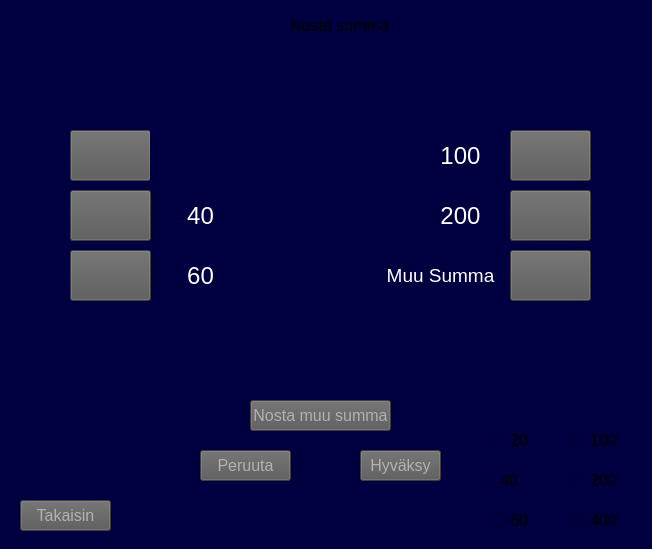
<?xml version="1.0" encoding="UTF-8"?>
<ui version="4.0">
 <class>nosto</class>
 <widget class="QWidget" name="nosto">
  <property name="geometry">
   <rect>
    <x>0</x>
    <y>0</y>
    <width>652</width>
    <height>549</height>
   </rect>
  </property>
  <property name="windowTitle">
   <string>Form</string>
  </property>
  <property name="styleSheet">
   <string notr="true">background-color: rgb(0, 0, 64);</string>
  </property>
  <widget class="QRadioButton" name="box20">
   <property name="geometry">
    <rect>
     <x>490</x>
     <y>430</y>
     <width>51</width>
     <height>21</height>
    </rect>
   </property>
   <property name="font">
    <font>
     <pointsize>12</pointsize>
    </font>
   </property>
   <property name="text">
    <string>20</string>
   </property>
  </widget>
  <widget class="QRadioButton" name="box40">
   <property name="geometry">
    <rect>
     <x>480</x>
     <y>470</y>
     <width>51</width>
     <height>21</height>
    </rect>
   </property>
   <property name="font">
    <font>
     <pointsize>12</pointsize>
    </font>
   </property>
   <property name="text">
    <string>40</string>
   </property>
  </widget>
  <widget class="QRadioButton" name="box60">
   <property name="geometry">
    <rect>
     <x>490</x>
     <y>510</y>
     <width>51</width>
     <height>21</height>
    </rect>
   </property>
   <property name="font">
    <font>
     <pointsize>12</pointsize>
    </font>
   </property>
   <property name="text">
    <string>60</string>
   </property>
  </widget>
  <widget class="QRadioButton" name="box400">
   <property name="geometry">
    <rect>
     <x>570</x>
     <y>510</y>
     <width>51</width>
     <height>21</height>
    </rect>
   </property>
   <property name="font">
    <font>
     <pointsize>12</pointsize>
    </font>
   </property>
   <property name="text">
    <string>400</string>
   </property>
  </widget>
  <widget class="QRadioButton" name="box200">
   <property name="geometry">
    <rect>
     <x>570</x>
     <y>470</y>
     <width>51</width>
     <height>21</height>
    </rect>
   </property>
   <property name="font">
    <font>
     <pointsize>12</pointsize>
    </font>
   </property>
   <property name="text">
    <string>200</string>
   </property>
  </widget>
  <widget class="QRadioButton" name="box100">
   <property name="geometry">
    <rect>
     <x>570</x>
     <y>430</y>
     <width>51</width>
     <height>21</height>
    </rect>
   </property>
   <property name="font">
    <font>
     <pointsize>12</pointsize>
    </font>
   </property>
   <property name="text">
    <string>100</string>
   </property>
  </widget>
  <widget class="QPushButton" name="btnback">
   <property name="geometry">
    <rect>
     <x>20</x>
     <y>500</y>
     <width>91</width>
     <height>31</height>
    </rect>
   </property>
   <property name="font">
    <font>
     <pointsize>12</pointsize>
    </font>
   </property>
   <property name="styleSheet">
    <string notr="true">background-color: rgb(87, 87, 87);
color: rgb(177, 177, 177);</string>
   </property>
   <property name="text">
    <string>Takaisin</string>
   </property>
  </widget>
  <widget class="QPushButton" name="btnsum">
   <property name="geometry">
    <rect>
     <x>250</x>
     <y>400</y>
     <width>141</width>
     <height>31</height>
    </rect>
   </property>
   <property name="font">
    <font>
     <pointsize>12</pointsize>
    </font>
   </property>
   <property name="styleSheet">
    <string notr="true">background-color: rgb(87, 87, 87);
color: rgb(177, 177, 177);</string>
   </property>
   <property name="text">
    <string>Nosta muu summa</string>
   </property>
  </widget>
  <widget class="QPushButton" name="btnconfirm">
   <property name="geometry">
    <rect>
     <x>360</x>
     <y>450</y>
     <width>81</width>
     <height>31</height>
    </rect>
   </property>
   <property name="font">
    <font>
     <pointsize>12</pointsize>
    </font>
   </property>
   <property name="styleSheet">
    <string notr="true">background-color: rgb(87, 87, 87);
color: rgb(177, 177, 177);</string>
   </property>
   <property name="text">
    <string>Hyväksy</string>
   </property>
  </widget>
  <widget class="QLabel" name="txtlabel">
   <property name="geometry">
    <rect>
     <x>290</x>
     <y>10</y>
     <width>101</width>
     <height>31</height>
    </rect>
   </property>
   <property name="font">
    <font>
     <pointsize>12</pointsize>
    </font>
   </property>
   <property name="text">
    <string>Nosta summa</string>
   </property>
  </widget>
  <widget class="QPushButton" name="btn20">
   <property name="geometry">
    <rect>
     <x>70</x>
     <y>130</y>
     <width>81</width>
     <height>51</height>
    </rect>
   </property>
   <property name="styleSheet">
    <string notr="true">background-color: rgb(87, 87, 87);
color: rgb(177, 177, 177);</string>
   </property>
   <property name="text">
    <string/>
   </property>
  </widget>
  <widget class="QLabel" name="label_20">
   <property name="geometry">
    <rect>
     <x>160</x>
     <y>130</y>
     <width>81</width>
     <height>51</height>
    </rect>
   </property>
   <property name="font">
    <font>
     <pointsize>18</pointsize>
    </font>
   </property>
   <property name="styleSheet">
    <string notr="true">color: rgb(255, 255, 255);</string>
   </property>
   <property name="text">
    <string>20</string>
   </property>
   <property name="alignment">
    <set>Qt::AlignCenter</set>
   </property>
  </widget>
  <widget class="QPushButton" name="btnPeruuta">
   <property name="geometry">
    <rect>
     <x>200</x>
     <y>450</y>
     <width>91</width>
     <height>31</height>
    </rect>
   </property>
   <property name="font">
    <font>
     <pointsize>12</pointsize>
    </font>
   </property>
   <property name="styleSheet">
    <string notr="true">background-color: rgb(87, 87, 87);
color: rgb(177, 177, 177);</string>
   </property>
   <property name="text">
    <string>Peruuta</string>
   </property>
  </widget>
  <widget class="QLabel" name="labelSumma">
   <property name="geometry">
    <rect>
     <x>150</x>
     <y>70</y>
     <width>371</width>
     <height>181</height>
    </rect>
   </property>
   <property name="font">
    <font>
     <family>Noto Mono</family>
     <pointsize>13</pointsize>
    </font>
   </property>
   <property name="text">
    <string/>
   </property>
  </widget>
  <widget class="QPushButton" name="btn40">
   <property name="geometry">
    <rect>
     <x>70</x>
     <y>190</y>
     <width>81</width>
     <height>51</height>
    </rect>
   </property>
   <property name="styleSheet">
    <string notr="true">background-color: rgb(87, 87, 87);
color: rgb(177, 177, 177);</string>
   </property>
   <property name="text">
    <string/>
   </property>
  </widget>
  <widget class="QPushButton" name="btn60">
   <property name="geometry">
    <rect>
     <x>70</x>
     <y>250</y>
     <width>81</width>
     <height>51</height>
    </rect>
   </property>
   <property name="styleSheet">
    <string notr="true">background-color: rgb(87, 87, 87);
color: rgb(177, 177, 177);</string>
   </property>
   <property name="text">
    <string/>
   </property>
  </widget>
  <widget class="QPushButton" name="btn100">
   <property name="geometry">
    <rect>
     <x>510</x>
     <y>130</y>
     <width>81</width>
     <height>51</height>
    </rect>
   </property>
   <property name="styleSheet">
    <string notr="true">background-color: rgb(87, 87, 87);
color: rgb(177, 177, 177);</string>
   </property>
   <property name="text">
    <string/>
   </property>
  </widget>
  <widget class="QPushButton" name="btn200">
   <property name="geometry">
    <rect>
     <x>510</x>
     <y>190</y>
     <width>81</width>
     <height>51</height>
    </rect>
   </property>
   <property name="styleSheet">
    <string notr="true">background-color: rgb(87, 87, 87);
color: rgb(177, 177, 177);</string>
   </property>
   <property name="text">
    <string/>
   </property>
  </widget>
  <widget class="QPushButton" name="btnMuuSumma">
   <property name="geometry">
    <rect>
     <x>510</x>
     <y>250</y>
     <width>81</width>
     <height>51</height>
    </rect>
   </property>
   <property name="styleSheet">
    <string notr="true">background-color: rgb(87, 87, 87);
color: rgb(177, 177, 177);</string>
   </property>
   <property name="text">
    <string/>
   </property>
  </widget>
  <widget class="QLabel" name="label_40">
   <property name="geometry">
    <rect>
     <x>160</x>
     <y>190</y>
     <width>81</width>
     <height>51</height>
    </rect>
   </property>
   <property name="font">
    <font>
     <pointsize>18</pointsize>
    </font>
   </property>
   <property name="styleSheet">
    <string notr="true">color: rgb(255, 255, 255);</string>
   </property>
   <property name="text">
    <string>40</string>
   </property>
   <property name="alignment">
    <set>Qt::AlignCenter</set>
   </property>
  </widget>
  <widget class="QLabel" name="label_60">
   <property name="geometry">
    <rect>
     <x>160</x>
     <y>250</y>
     <width>81</width>
     <height>51</height>
    </rect>
   </property>
   <property name="font">
    <font>
     <pointsize>18</pointsize>
    </font>
   </property>
   <property name="styleSheet">
    <string notr="true">color: rgb(255, 255, 255);</string>
   </property>
   <property name="text">
    <string>60</string>
   </property>
   <property name="alignment">
    <set>Qt::AlignCenter</set>
   </property>
  </widget>
  <widget class="QLabel" name="label_100">
   <property name="geometry">
    <rect>
     <x>420</x>
     <y>130</y>
     <width>81</width>
     <height>51</height>
    </rect>
   </property>
   <property name="font">
    <font>
     <pointsize>18</pointsize>
    </font>
   </property>
   <property name="styleSheet">
    <string notr="true">color: rgb(255, 255, 255);</string>
   </property>
   <property name="text">
    <string>100</string>
   </property>
   <property name="alignment">
    <set>Qt::AlignCenter</set>
   </property>
  </widget>
  <widget class="QLabel" name="label_200">
   <property name="geometry">
    <rect>
     <x>420</x>
     <y>190</y>
     <width>81</width>
     <height>51</height>
    </rect>
   </property>
   <property name="font">
    <font>
     <pointsize>18</pointsize>
    </font>
   </property>
   <property name="styleSheet">
    <string notr="true">color: rgb(255, 255, 255);</string>
   </property>
   <property name="text">
    <string>200</string>
   </property>
   <property name="alignment">
    <set>Qt::AlignCenter</set>
   </property>
  </widget>
  <widget class="QLabel" name="label_muuSumma">
   <property name="geometry">
    <rect>
     <x>380</x>
     <y>250</y>
     <width>121</width>
     <height>51</height>
    </rect>
   </property>
   <property name="font">
    <font>
     <pointsize>14</pointsize>
    </font>
   </property>
   <property name="styleSheet">
    <string notr="true">color: rgb(255, 255, 255);</string>
   </property>
   <property name="text">
    <string>Muu Summa</string>
   </property>
   <property name="alignment">
    <set>Qt::AlignCenter</set>
   </property>
  </widget>
 </widget>
 <resources/>
 <connections/>
</ui>
